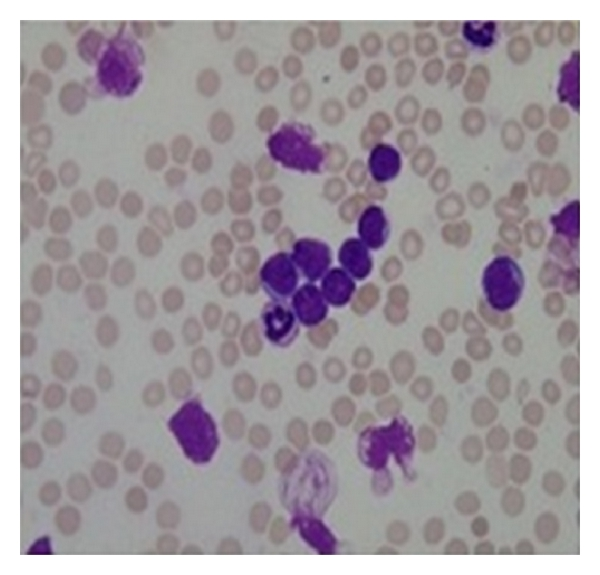
#> input picture blood.jpeg, 600 x 575 px
$ jupyter execute --allow-errors 'WBC_RBC Segmentation and Counting.ipynb'   (older library calls are emulated)
#> lines starting #> are read from the running program, lines starting #| are printed output that depends on the picture; after the words box and inside, x2 and y2 are one past the last pixel; in counts of white or black regions, pixels touching at a corner belong together
[cell 1]
import cv2
import matplotlib.pyplot as plt
import numpy as np

[cell 2]
img=plt.imread("blood.jpeg")
#> img is the input picture: shape (575, 600, 3); mean R, G, B 163.2, 155.7, 161.4
r,g,b=cv2.split(img)
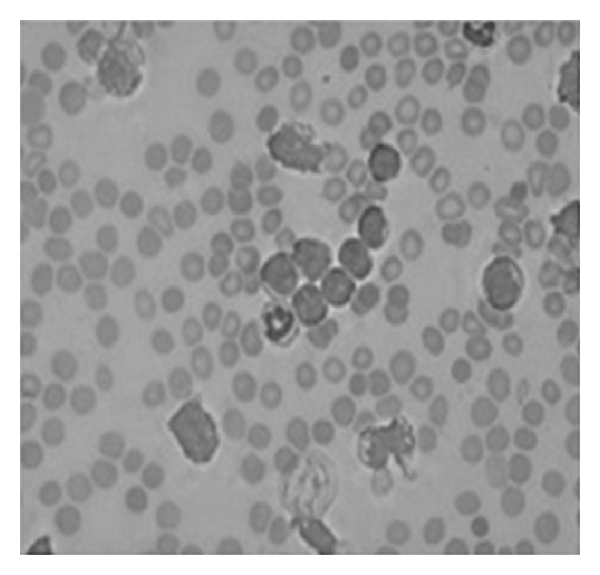
#> b: shape (575, 600); min 55, max 255, mean 161.4
min1=g.min()
#> min1 = 0
max1=g.max()
#> max1 = 255
mod=cv2.normalize(g, g, alpha=0, beta=255, norm_type=cv2.NORM_MINMAX)
#mod=[ for i in g

counter=0
for i in g:
    mod[counter]=((i-min1)/max1-min1)*255
    counter=counter+1
#> after the loop, counter = 575

#blur = cv2.GaussianBlur(mod,(5,5),0)
ret,th1 =cv2.threshold(mod,100,255,cv2.THRESH_BINARY)
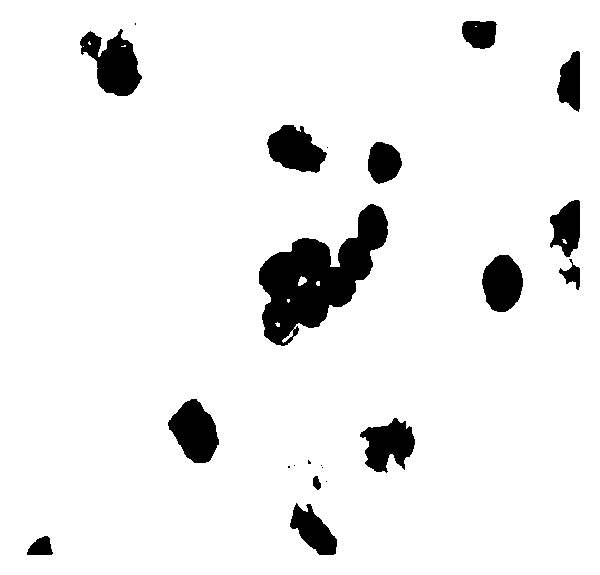
#> th1: shape (575, 600); 92.8% white; 22 black regions (8 under 20 px), largest, box (x1, y1, x2, y2) and area: (259, 204, 388, 346) 8570, (80, 29, 142, 96) 2387, (168, 399, 219, 463) 2127
comple=cv2.bitwise_not(th1)


kernel = np.ones((3,3), np.uint8)

kernel1 = np.ones((5,5), np.uint8)

img_erosion = cv2.erode(comple, kernel, iterations=1)
#> img_erosion: shape (575, 600); 6.2% white; 17 white regions (3 under 20 px), largest, box (x1, y1, x2, y2) and area: (260, 205, 387, 345) 7737, (81, 32, 141, 95) 2018, (169, 400, 218, 462) 1901

edge=cv2.Canny(img_erosion,10,200)
#> edge: shape (575, 600); 0.72% white in thin lines or dots, all inside (x1, y1, x2, y2) = (28, 21, 579, 554)

img_dilation = cv2.dilate(edge, kernel1, iterations=1)
#> img_dilation: shape (575, 600); 4.1% white; 18 white regions, largest, box (x1, y1, x2, y2) and area: (257, 203, 389, 348) 3214, (79, 29, 143, 97) 1563, (359, 417, 416, 473) 1159


# [8 lines of commented-out code are left out]

[cell 3]
res=np.hstack([mod,th1,comple])
res1=np.hstack([img_erosion,edge,img_dilation])
#> res1: shape (575, 1800); 3.7% white; 76 white regions (24 under 20 px)
final=np.hstack([res,res1])
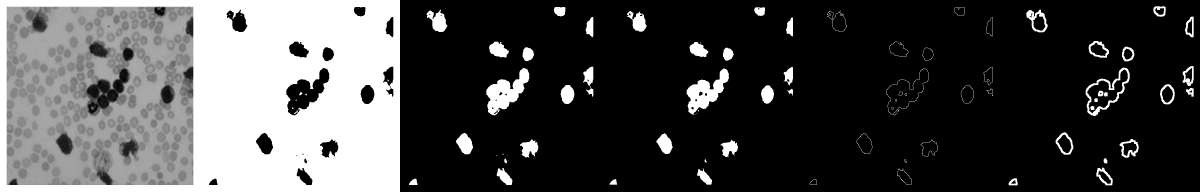
#> final: shape (575, 3600) (shown at 1/3 size); min 0, max 255, mean 73.2
plt.imshow(res)
plt.show()
plt.imshow(res1)
plt.show()

cv2.imwrite('wbc.png',final)
#> Out = True

[cell 4]
import cv2
import numpy as np

im2,contours,hierarchy = cv2.findContours(comple, 1, 2)
#> contours = 33 contours, 14 with area under 20; largest, box (x1, y1, x2, y2) and area: (259, 204, 388, 346) 8476, (80, 29, 142, 96) 2284, (168, 399, 219, 463) 2048, (267, 125, 327, 173) 1809, (360, 418, 415, 473) 1772
#cnt = contours[0]
for cnt in contours:
    M = cv2.moments(cnt)
    area = cv2.contourArea(cnt)
# print (M)
# print (area)
    x,y,w,h = cv2.boundingRect(cnt)
    cv2.rectangle(img,(x,y),(x+w,y+h),(0,255,0),2)
#> this loop made 33 passes
#> (area, x, y, w, h) on passes 1, 2, 4, 10, 11, 12, 14, 16, 17, 18, 19, 20: (313, 27, 536, 26, 19), (1245.5, 290, 503, 47, 52), (64.5, 313, 476, 8, 14), (1771.5, 360, 418, 55, 55), (2047.5, 168, 399, 51, 64), (61, 281, 329, 13, 15), (24, 274, 321, 7, 7), (25, 315, 280, 6, 7), (71, 297, 275, 11, 12), (240, 559, 259, 21, 31), (1706, 482, 255, 41, 57), (22, 561, 238, 7, 7)

plt.imshow(img)
plt.show()
avg_area=area/(len(contours))
#> avg_area = 22.91
len(contours)
#> Out = 33

[cell 5]
img=plt.imread("blood.jpeg")
r,g,b=cv2.split(img)
min1=g.min()
max1=g.max()
mod=cv2.normalize(g, g, alpha=0, beta=255, norm_type=cv2.NORM_MINMAX)
#mod=[ for i in g]
counter=0
for i in g:
    mod[counter]=((i-min1)/max1-min1)*255
    counter=counter+1
#> after the loop, counter = 575

blur = cv2.GaussianBlur(mod,(15,15),0)
ret,th2 =cv2.threshold(blur,140,255,cv2.THRESH_BINARY)
#> th2: shape (575, 600); 69.1% white; 132 black regions (7 under 20 px), largest, box (x1, y1, x2, y2) and area: (208, 98, 448, 365) 26743, (461, 163, 580, 361) 10378, (270, 419, 343, 555) 6180
comple1=cv2.bitwise_not(th2)

sub=cv2.subtract(comple1,comple)
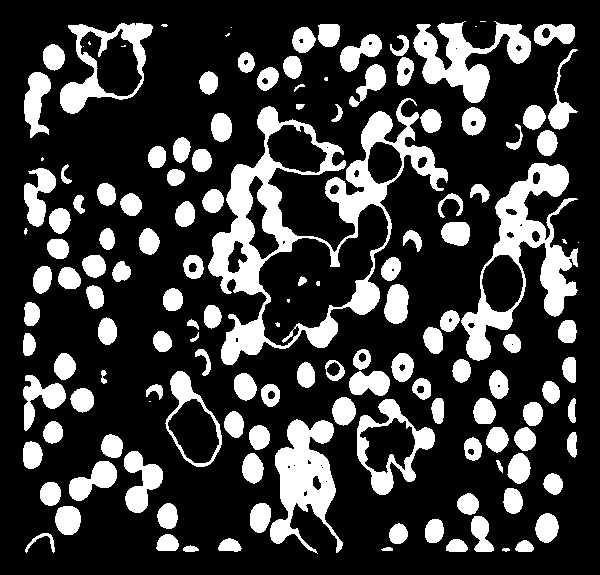
#> sub: shape (575, 600); 23.7% white; 143 white regions (17 under 20 px), largest, box (x1, y1, x2, y2) and area: (208, 98, 448, 365) 15103, (461, 163, 578, 361) 7148, (270, 419, 343, 554) 4766
#sub=cv2.subtract(sub,img_dilation)

kernel11 = cv2.getStructuringElement(cv2.MORPH_ELLIPSE,(6,6))
#> kernel11 = [[0, 0, 0, 1, 0, 0], [0, 1, 1, 1, 1, 1], [1, 1, 1, 1, 1, 1], [1, 1, 1, 1, 1, 1], [1, 1, 1, 1, 1, 1], [0, 1, 1, 1, 1, 1]]
sub = cv2.morphologyEx(sub,cv2.MORPH_OPEN,kernel11)
#> sub: shape (575, 600); 21.6% white; 147 white regions, largest, box (x1, y1, x2, y2) and area: (209, 154, 298, 296) 5346, (276, 420, 337, 520) 4032, (494, 164, 570, 263) 3302


kernel = np.ones((3,3), np.uint8)

# img_erosion = cv2.erode(comple, kernel, iterations=1)

edge1=cv2.Canny(sub,10,20)
#> edge1: shape (575, 600); 3.9% white in thin lines or dots, all inside (x1, y1, x2, y2) = (23, 23, 578, 553)

img_dilation1 = cv2.dilate(edge1, kernel, iterations=1)
#> img_dilation1: shape (575, 600); 13.5% white; 140 white regions, largest, box (x1, y1, x2, y2) and area: (201, 152, 299, 297) 2498, (274, 396, 358, 521) 1526, (422, 295, 514, 384) 1506

[cell 6]
res=np.hstack([mod,th2,comple1])
res1=np.hstack([sub,edge1,img_dilation1])
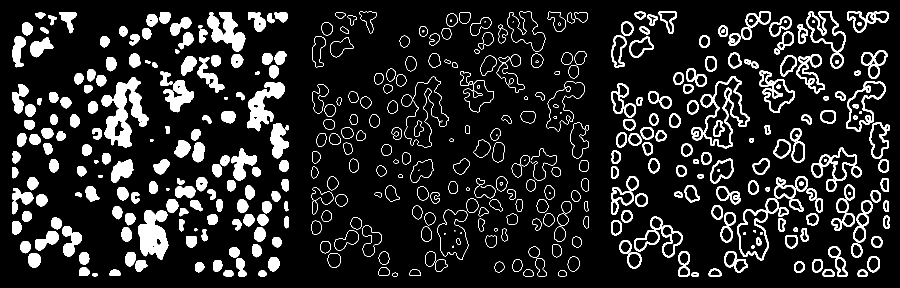
#> res1: shape (575, 1800) (shown at 1/2 size); 13% white; 465 white regions (31 under 20 px)
final=np.hstack([res,res1])
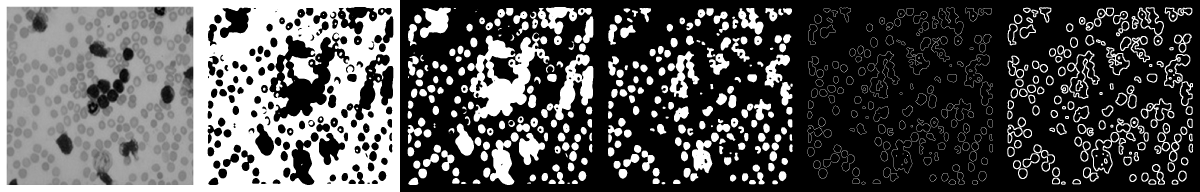
#> final: shape (575, 3600) (shown at 1/3 size); min 0, max 255, mean 85.1
plt.imshow(res)
plt.show()
plt.imshow(res1)
plt.show()
plt.imshow(edge1)
plt.show()
cv2.imwrite('rbc.png',final)
#> Out = True

[cell 7]
#p=cv2.imread('blood.jpeg',0)
#greys = cv2.cvtColor(p,cv2.COLOR_GRAY2BGR)

circles = cv2.HoughCircles(sub,cv2.HOUGH_GRADIENT,11,10,param1=50,param2=55,minRadius=6,maxRadius=21)
#> circles = 194 rows, first 8: [423.5, 126.5, 14.8], [357.5, 170.5, 14.8], [456.5, 49.5, 14.8], [412.5, 137.5, 14.8], [335.5, 159.5, 14.8], [49.5, 390.5, 14.8], [401.5, 368.5, 14.8], [555.5, 115.5, 14.8]
# ensure at least some circles were found
if circles is not None:
    circles = np.round(circles[0, :]).astype("int")
#> circles = 194 rows, first 8: [424, 126, 15], [358, 170, 15], [456, 50, 15], [412, 138, 15], [336, 160, 15], [50, 390, 15], [402, 368, 15], [556, 116, 15]

counter=0
# loop over the (x, y) coordinates and radius of the circles
for (x, y, r) in circles:

    cv2.circle(g, (x, y), r, (55, 255, 10), 1)
    counter+=1
#> this loop made 194 passes
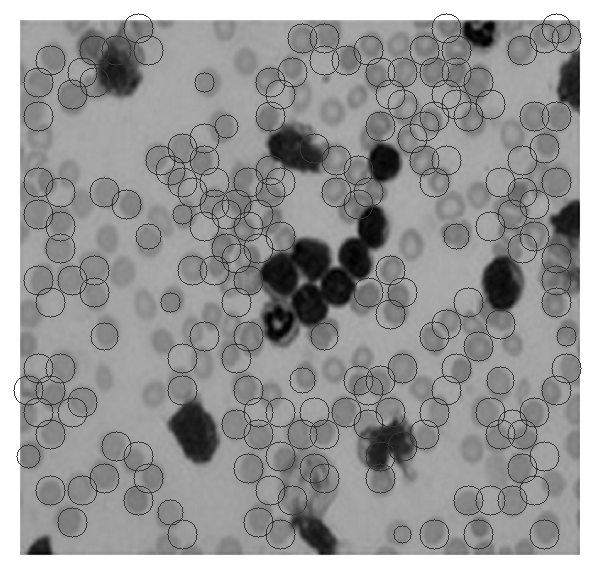
#> g: shape (575, 600); min 0, max 255, mean 151.7
#> after the loop, counter = 194
    #cv2.rectangle(img, (x - 5, y - 5), (x + 5, y + 5), (0, 128, 255), -1)


print ('{} RBC Detected '.format(counter))
#| 194 RBC Detected
plt.imshow(g)
plt.show()
res=np.hstack([g,sub])
#> res: shape (575, 1200)
cv2.imwrite("rbc_de.png",res)
#> Out = True

[cell 8]
# find contours in the thresholded image
cnts = cv2.findContours(sub.copy(), cv2.RETR_EXTERNAL,cv2.CHAIN_APPROX_SIMPLE)[-2]
#> cnts = 147 contours; largest, box (x1, y1, x2, y2) and area: (209, 154, 298, 296) 5418, (276, 420, 337, 520) 3964, (494, 164, 570, 263) 3179, (415, 24, 491, 104) 2900, (327, 161, 388, 225) 1830
print("[INFO] {} unique contours found".format(len(cnts)))
#| [INFO] 147 unique contours found

# loop over the contours
counter=0
for (i, c) in enumerate(cnts):
# draw the contour
    ((x, y), _) = cv2.minEnclosingCircle(c)
    #cv2.putText(g, "#{}".format(i + 1), (int(x) - 10, int(y)),cv2.FONT_HERSHEY_SIMPLEX, 0.6, (0, 0, 255), 2)
    cv2.drawContours(g, [c], -1, (0, 255, 0), 2)
    counter+=1
#> this loop made 147 passes
#> (x, y) on passes 1 to 12: (189.9, 549), (524.9, 547.5), (456.9, 547.5), (229.9, 548), (167.7, 544.7), (398.5, 534), (435, 531.3), (281.5, 531), (481.5, 534.5), (547, 528.2), (67.5, 520.3), (261.5, 518.3)
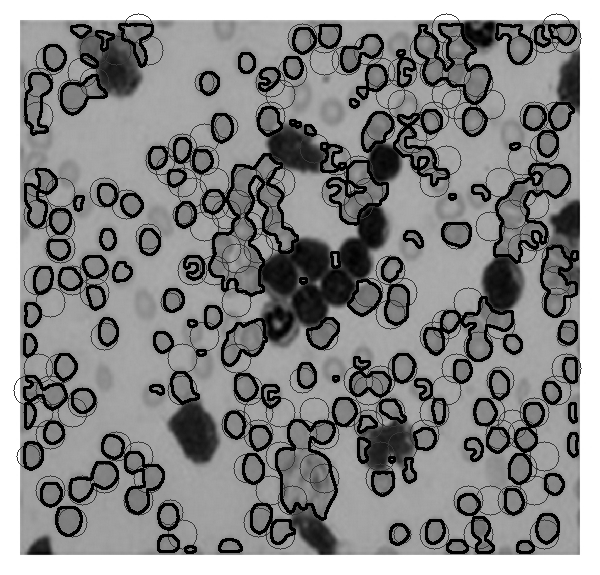
#> g: shape (575, 600); 12.28% of pixels changed, all inside (x1, y1, x2, y2) = (23, 23, 579, 554)
#> after the loop, counter = 147

# show the output image
print ('{} RBC Detected '.format(counter))
#| 147 RBC Detected
plt.imshow(g)
plt.show()
res=np.hstack([g,sub])
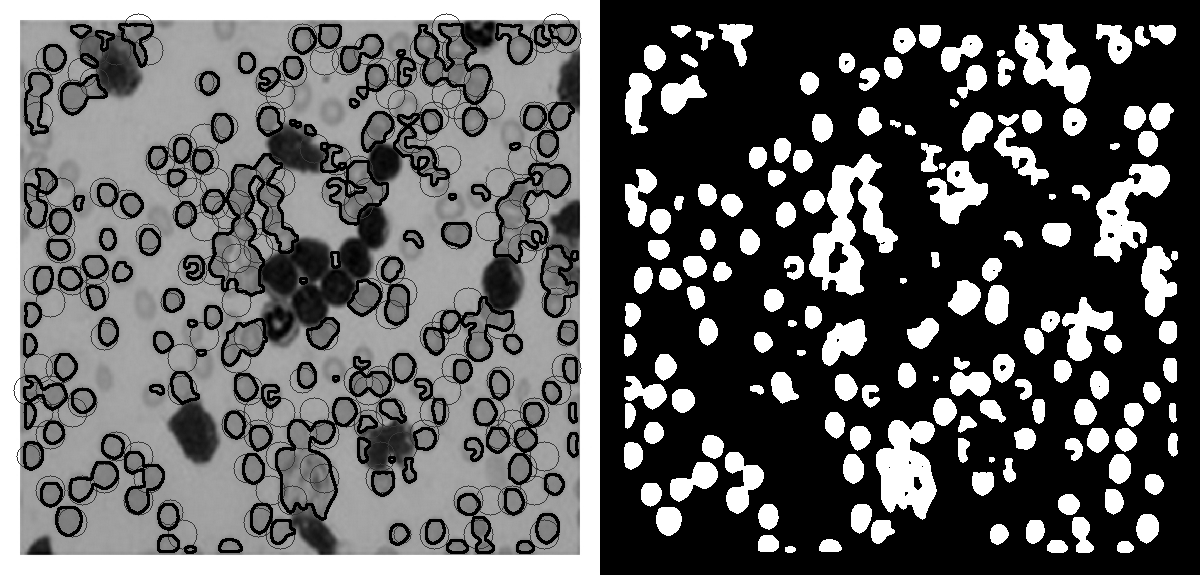
#> res: shape (575, 1200); min 0, max 255, mean 95.7
cv2.imwrite("rbc_ws.png",res)
#> Out = True

[cell 9]
plt.imshow(th2)
plt.show()

[cell 10]
from scipy import ndimage
from skimage.feature import peak_local_max
from skimage.morphology import watershed


image = cv2.imread("blood.jpeg")
shifted = image#cv2.pyrMeanShiftFiltering(image, 21, 51)

# plt.imshow(shifted)
# plt.show()

# convert the mean shift image to grayscale, then apply
# Otsu's thresholding
gray = cv2.cvtColor(shifted, cv2.COLOR_BGR2GRAY)
b,g,r=cv2.split(image)
thresh = cv2.threshold(g, 150, 255,cv2.THRESH_BINARY )[1]
#> thresh: shape (575, 600); 57.7% white; 93 black regions (26 under 20 px), largest, box (x1, y1, x2, y2) and area: (182, 94, 472, 368) 33321, (248, 346, 448, 555) 16494, (421, 160, 580, 362) 13109


sub1=cv2.subtract(th1,thresh)
#> sub1: shape (575, 600); 35.1% white; 102 white regions (34 under 20 px), largest, box (x1, y1, x2, y2) and area: (182, 94, 472, 368) 21681, (248, 346, 448, 555) 13201, (421, 160, 580, 362) 9850
ss=sub1
kernel = cv2.getStructuringElement(cv2.MORPH_RECT,(6,6))
#> kernel = [[1, 1, 1, 1, 1, 1], [1, 1, 1, 1, 1, 1], [1, 1, 1, 1, 1, 1], [1, 1, 1, 1, 1, 1], [1, 1, 1, 1, 1, 1], [1, 1, 1, 1, 1, 1]]
sub1 = cv2.morphologyEx(sub1,cv2.MORPH_OPEN,kernel)
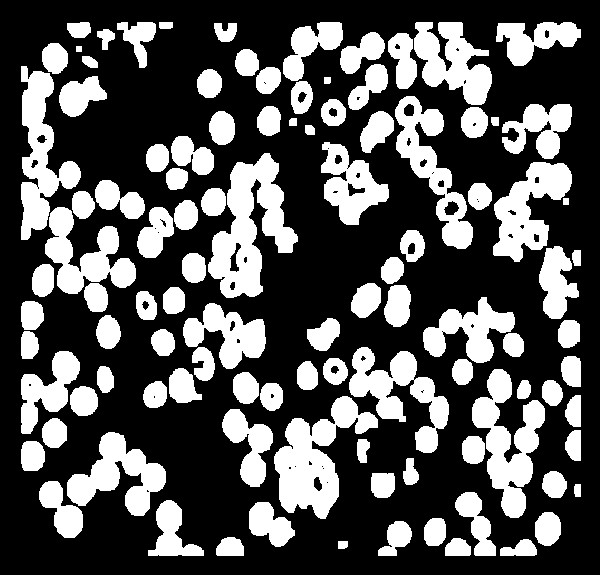
#> sub1: shape (575, 600); 33.1% white; 105 white regions, largest, box (x1, y1, x2, y2) and area: (208, 153, 298, 298) 6381, (274, 396, 378, 519) 5661, (472, 369, 545, 518) 4936

#> (the rest of this cell did not finish here and is left out)
